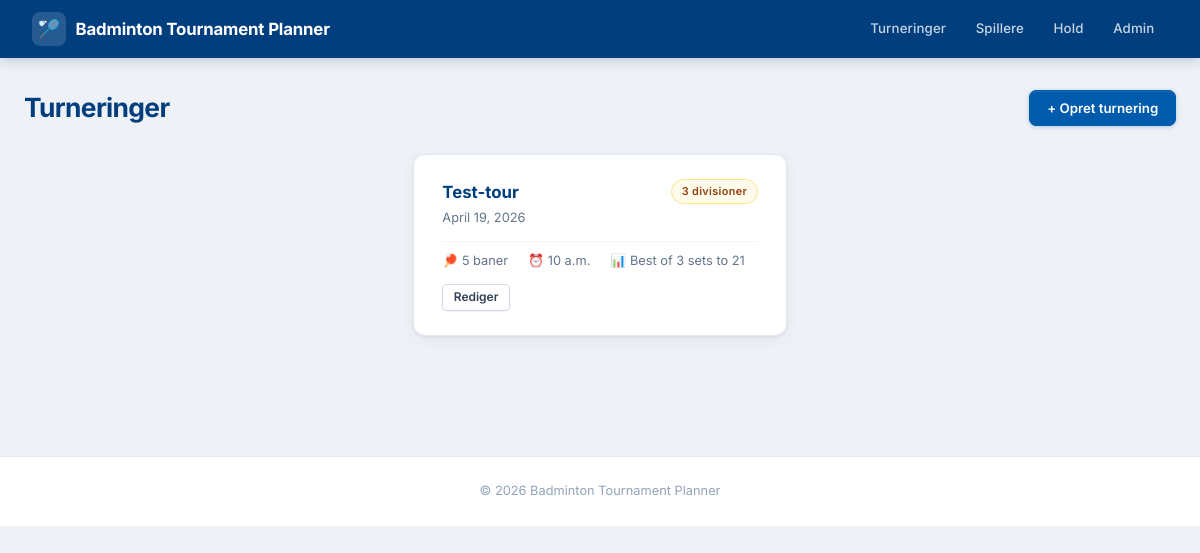
The app's page /tournaments/, older data.
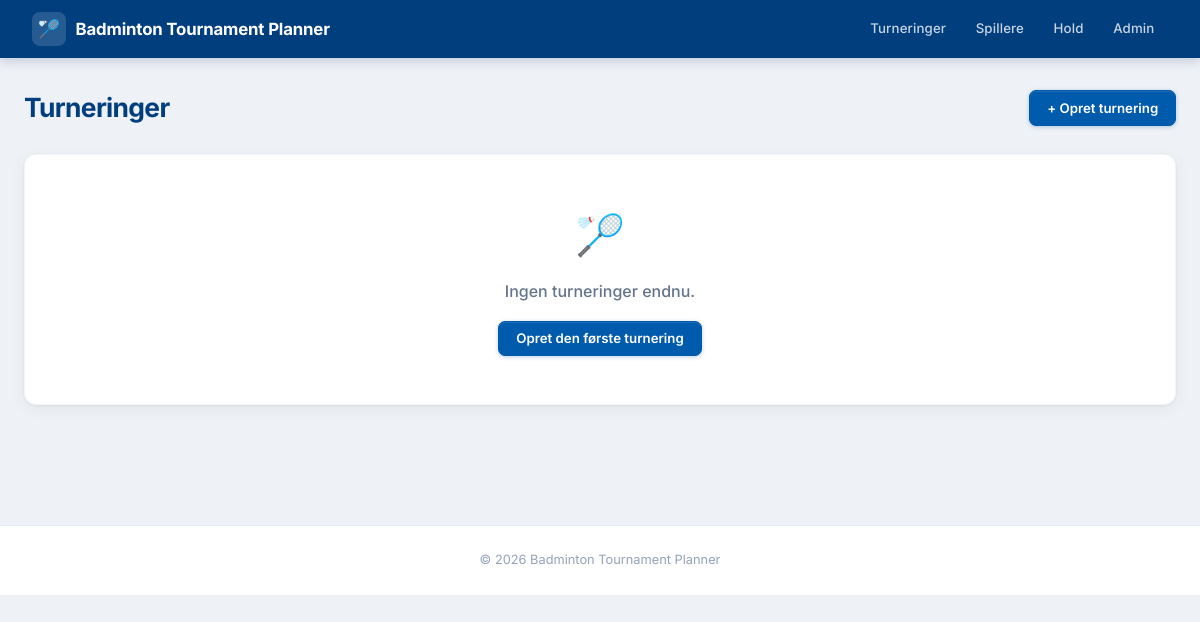
The same page, newer data.
### tournaments/models.py (models this page shows, shortened)
class Tournament(models.Model):
    name = models.CharField(max_length=200, verbose_name=_("Name"))
    date = models.DateField(verbose_name=_("Date"))
    DIVISION_MODEL_CHOICES = [
        ('youth', _('Youth Divisions (U9-U19)')),
        ('mixed', _('Mixed Divisions (A, B, C)')),
    ]
    division_model = models.CharField(max_length=10, choices=DIVISION_MODEL_CHOICES, verbose_name=_("Division Model"))
    SCORING_MODEL_CHOICES = [
        ('best_of_3_21', _('Best of 3 sets to 21')),
        ('best_of_5_15', _('Best of 5 sets to 15')),
    ]
    scoring_model = models.CharField(
        max_length=20,
        choices=SCORING_MODEL_CHOICES,
        default='best_of_3_21',
        verbose_name=_("Scoring Model")
    )
    single_match_duration = models.IntegerField(
        help_text=_("Duration of a single match in minutes"),
        default=30,
        verbose_name=_("Single Match Duration")
    )
    double_match_duration = models.IntegerField(
        help_text=_("Duration of a double match in minutes"),
        default=40,
        verbose_name=_("Double Match Duration")
    )
    player_break_time = models.IntegerField(
        help_text=_("Minimum break time for players between matches in minutes"),
        default=15,
        verbose_name=_("Player Break Time")
    )
    court_count = models.IntegerField(
        default=4,
        verbose_name=_("Antal baner"),
        help_text=_("Antal tilgængelige baner under turneringen"),
    )
    start_time = models.TimeField(
        null=True, blank=True,
        verbose_name=_("Starttidspunkt"),
        help_text=_("Klokkeslæt for første kamp"),
    )
    schedule_locked = models.BooleanField(
        default=False,
        verbose_name=_("Program låst"),
        help_text=_("Når programmet er låst, kan kampprogram og spilleplan ikke ændres."),
    )
    logo = models.ImageField(
        upload_to='tournament_logos/',
        null=True, blank=True,
        verbose_name=_("Logo"),
        help_text=_("Logo vises på udprintede programmer og spilleplaner."),
    )

### tournaments/views.py (the view)
# urls.py: path('', views.tournament_list, name='tournament_list'),
def tournament_list(request):
    tournaments = Tournament.objects.prefetch_related('divisions').order_by('-date')
    return render(request, 'tournaments/tournament_list.html', {'tournaments': tournaments})

### tournaments/templates/tournaments/tournament_list.html (shortened to what this page needs)
{% extends 'base.html' %}
{% block content %}
<div class="page-actions">
    <h1>Turneringer</h1>
    <a href="{% url 'tournament_create' %}" class="btn btn-primary">+ Opret turnering</a>
</div>
{% if tournaments %}
<div style="display:grid; grid-template-columns:repeat(auto-fill,minmax(310px,1fr)); gap:1rem; margin-bottom:1.5rem;">
{% for tournament in tournaments %}
<a href="{% url 'tournament_detail' tournament.pk %}" style="text-decoration:none; color:inherit; display:block;">
<div class="card" style="margin-bottom:0; cursor:pointer; transition:box-shadow 0.18s, transform 0.18s; border:1.5px solid #e2e8f0;"
     onmouseover="this.style.boxShadow='0 8px 24px rgba(0,91,172,0.13)';this.style.transform='translateY(-2px)';"
     onmouseout="this.style.boxShadow='';this.style.transform='';">
    <div style="display:flex; justify-content:space-between; align-items:flex-start; margin-bottom:0.75rem;">
        <div>
            <div style="font-size:1.05rem; font-weight:700; color:#003e7e; margin-bottom:0.15rem;">{{ tournament.name }}</div>
            <div style="font-size:0.8rem; color:#64748b;">{{ tournament.date }}</div>
        </div>
        <span class="badge badge-pending" style="font-size:0.68rem;">{{ tournament.divisions.count }} division{{ tournament.divisions.count|pluralize:"er" }}</span>
    </div>
    <div style="display:flex; gap:1.25rem; font-size:0.8rem; color:#64748b; border-top:1px solid #f1f5f9; padding-top:0.6rem; margin-top:0.25rem;">
        <span>🏓 {{ tournament.court_count }} baner</span>
        <span>⏰ {{ tournament.start_time|default:"–" }}</span>
        <span>📊 {{ tournament.get_scoring_model_display }}</span>
    </div>
    <div style="margin-top:0.75rem;" onclick="event.stopPropagation();">
        <a href="{% url 'tournament_edit' tournament.pk %}" class="btn btn-secondary btn-sm">Rediger</a>
    </div>
</div>
</a>
{% endfor %}
</div>
{% else %}
<div class="card" style="text-align:center; color:#94a3b8; padding:3rem 2rem;">
    <div style="font-size:2.5rem; margin-bottom:0.75rem;">🏸</div>
    <p style="margin:0 0 1rem; font-size:1rem; font-weight:500; color:#64748b;">Ingen turneringer endnu.</p>
    <a href="{% url 'tournament_create' %}" class="btn btn-primary">Opret den første turnering</a>
</div>
{% endif %}
{% endblock %}

Row changes from the older to the newer data that the page shows:
removed Tournament: name "Test-tour", date "April 19, 2026", divisions.count "3", court_count "5", start_time "10 a.m.", scoring_model "Best of 3 sets to 21"
Text that changed along with them:
text now shown: "🏸 Ingen turneringer endnu. Opret den første turnering"
